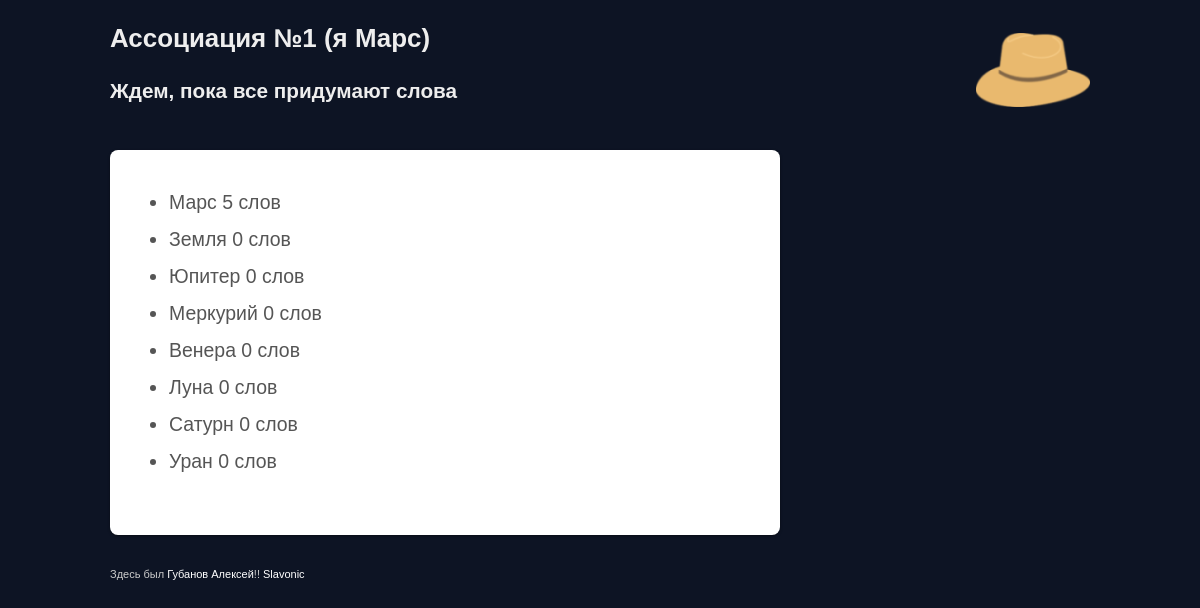
The app's page /assoc/1/ (signed in) with its own data.
### hat/models.py (models this page shows, shortened)
class Game(models.Model):
  date = models.DateTimeField(auto_now_add=True) #дата начала игры
  state = models.SmallIntegerField(default=0) #этап игры
  timer = models.DateTimeField(null=True)  #время начала хода игрока
  elapsed = models.SmallIntegerField(default=0) #затрачено времени в последнем ходе предыдущего раунда
  turn_number = models.SmallIntegerField(default=0) #номер игрока, чей ход сейчас
  begin_number = models.SmallIntegerField(default=0) #номер игрока, с которого начался круг (для ассоциации)
  wordsnum = models.SmallIntegerField(default=5) #количество слов
  seconds = models.SmallIntegerField(default=60) #секунд на ход
  roundsnum = models.SmallIntegerField(default=3) #количество раундов
  def IsOver(self):
    return self.state > self.roundsnum
  def TotalWordsCount(self):
    count = 0
    for pl in self.player_set.all():
      count += pl.word_set.count()
    return count;

class Player(models.Model):
  command = models.SmallIntegerField() #номер команды
  name = models.CharField(max_length=30)
  game = models.ForeignKey(Game, on_delete=models.CASCADE)
  grades = models.SmallIntegerField(default=0) #набранные очки
  cur_word = models.OneToOneField(
    'Word',
    blank=True,
    null=True,
    related_name="cur_word",
    on_delete=models.CASCADE
  )
  number = models.SmallIntegerField(default=0) #номер игрока
  def AllWordsCreated(self):
    return self.word_set.count() == self.game.wordsnum

### assoc/assoc.py (the view, shortened to what this page needs)
# urls.py: path('<int:game_id>/', assoc.game, name='game'),
def game(request, game_id):
  try:
    game = Game.objects.get(pk=game_id)
  except:
    return HttpResponseRedirect(reverse('assoc:new'))
  N = game.player_set.count()
  num_comnamds = N//2
  commands_list = [None] * num_comnamds
  for pl in game.player_set.all():
    if commands_list[pl.command-1] == None:
      commands_list[pl.command-1] = [pl.name, None, pl.grades]
    else:
      commands_list[pl.command-1][1] = pl.name
      commands_list[pl.command-1][2] += pl.grades
  if game.IsOver():
    return render(request, 'assoc/gameover.html', {'game': game, 'commands_list':commands_list})
  player_id = request.session.get('player_id', 0)
  try:
    player = game.player_set.get(pk = player_id)
  except:
    request.session['player_id'] = 0
    player_id = 0
  if player_id == 0:
    return HttpResponseRedirect(reverse('assoc:login', args=(game.id,)))
  if not player.AllWordsCreated():
    return HttpResponseRedirect(reverse('assoc:words', args=(game.id,)))
  if game.state == 0:
    return render(request, 'assoc/waitwords.html', {'game': game, 'player':player})

### assoc/templates/assoc/waitwords.html (shortened to what this page needs)
<!doctype html>
<html lang="ru">
<head>
{% load static %}
<link href="{% static 'assoc/style.css' %}"  rel="stylesheet" type="text/css">
<link href="{% static 'assoc/media-queries.css' %}"  rel="stylesheet" type="text/css">
</head>
<body>
<div id="pagewrap">
	<header id="header">
		<hgroup>
    <h1>Ассоциация №{{ game.id }} (я {{ player.name }})</h1>
    <h2>Ждем, пока все придумают слова</h2>
		</hgroup>
	</header>
	<div id="content">
		<article class="post clearfix">
{% if game.player_set.count %}
    <ul>
    {% for player in game.player_set.all %}
        <li>{{ player.name }} {{ player.word_set.count }} слов</li>
    {% endfor %}
    </ul>
{% else %}
    <p>Нет игроков.</p>
{% endif %}
		</article>
	</div>
	<footer id="footer">
		<p>Здесь был <a href="mailto:gubanov-alexey@yandex.ru?subject=Вопрос по игре">Губанов Алексей</a>!! <a href="http://slavonicpro.ru">Slavonic</a></p>
	</footer>
</div>
</body>
</html>

### assoc/static/assoc/style.css (style rules this page uses)
html, body, address, blockquote, div, dl, form, h1, h2, h3, h4, h5, h6, ol, p, pre, table, ul, dd, dt, li, tbody, td, tfoot, th, thead, tr, button, del, ins, map, object, a, abbr, acronym, b, bdo, big, br, cite, code, dfn, em, i, img, kbd, q, samp, small, span, strong, sub, sup, tt, var, legend, fieldset { margin: 0; padding: 0; }
article, aside, details, figcaption, figure, footer, header, hgroup, menu, nav, section { display: block; }
body { background: #0d1424; font: .81em/150% Arial, Helvetica, sans-serif; color: #555; }
a { color: #026acb; text-decoration: none; outline: none; }
p { margin: 0 0 1.2em; padding: 0; }
ul, ol { margin: 1em 0 1.4em 24px; padding: 0; line-height: 140%; }
li { margin: 0 0 .5em 0; padding: 0; }
h1, h2, h3, h4, h5, h6 { line-height: 1.4em; margin: 20px 0 .4em; color: #eee; }
h1 { font-size: 2em; }
h2 { font-size: 1.6em; }
#pagewrap { width: 980px; margin: 0 auto; }
#header { position: relative; height: 100px; background: url("hat.png") no-repeat; background-position: right; }
#content { background: #fff; margin: 30px 0 30px; padding: 20px 35px; width: 600px; float: left; font-size: 150%; -webkit-border-radius: 8px; -moz-border-radius: 8px; border-radius: 8px; -webkit-box-shadow: 0 1px 3px rgba(0,0,0,.4); -moz-box-shadow: 0 1px 3px rgba(0,0,0,.4); box-shadow: 0 1px 3px rgba(0,0,0,.4); }
.post { margin-bottom: 40px; }
#footer { clear: both; color: #ccc; font-size: 85%; }
#footer a { color: #fff; }
.clearfix:after { visibility: hidden; display: block; font-size: 0; content: " "; clear: both; height: 0; }
.clearfix { display: inline-block; }
.clearfix { display: block; zoom: 1; }

### records on screen
Game: id "1"
Player: name "Марс", word_set.count "5"
Player: name "Земля", word_set.count "0"
Player: name "Юпитер", word_set.count "0"
Player: name "Меркурий", word_set.count "0"
Player: name "Венера", word_set.count "0"
Player: name "Луна", word_set.count "0"
Player: name "Сатурн", word_set.count "0"
Player: name "Уран", word_set.count "0"
